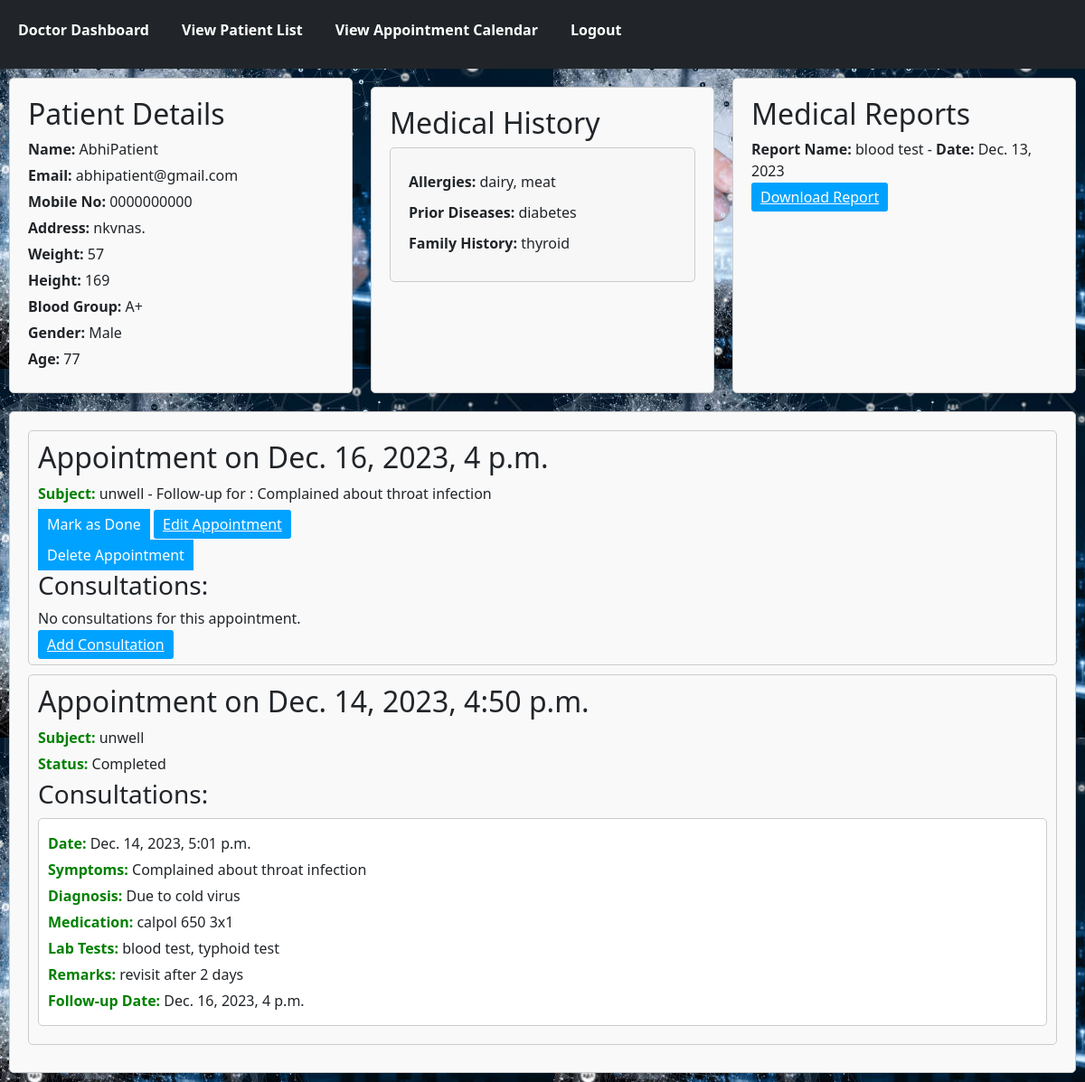
/doctor/patient/1/ (signed in), run on the app's committed database.
### health/models.py (models this page shows)
class Patient(models.Model):
    user = models.OneToOneField(User, on_delete=models.CASCADE)
    name = models.CharField(max_length=255)
    email = models.EmailField(max_length=255)
    mobile_no = models.CharField(max_length=10)
    address = models.TextField()
    created_on = models.DateTimeField(auto_now_add=True)
    weight = models.IntegerField()
    height = models.IntegerField()
    blood_group = models.CharField(max_length=255)
    gender = models.CharField(max_length=255)
    age = models.IntegerField()

class PatientMedicalHistory(models.Model):
    patient = models.ForeignKey(Patient, on_delete=models.CASCADE)
    allergies = models.CharField(max_length=255)
    prior_diseases = models.CharField(max_length=255)
    family_history = models.CharField(max_length=255)

class PatientMedicalReports(models.Model):
    patient = models.ForeignKey(Patient, on_delete=models.CASCADE)
    medical_report_name = models.CharField(max_length=255)
    test_date = models.DateField()
    medical_report = models.FileField(upload_to='medical_reports/')

class Appointment(models.Model):
    patient = models.ForeignKey(Patient, on_delete=models.CASCADE)
    doctor = models.ForeignKey(Doctor, on_delete=models.CASCADE)
    appointment_date_time = models.DateTimeField()
    subject = models.CharField(max_length=255)
    completed = models.BooleanField(default=False)

class ConsultationHistory(models.Model):
    appointment = models.ForeignKey(Appointment, on_delete=models.CASCADE)
    symptoms = models.CharField(max_length=255)
    diagnosis = models.CharField(max_length=255)
    prescribed_medication = models.TextField()  # BLOB field is equivalent to Django's TextField
    recommended_lab_tests = models.CharField(max_length=255)
    remarks = models.TextField()
    last_updated_on = models.DateTimeField(auto_now=True)
    follow_up_date = models.DateTimeField(null=True, blank=True)

### health/views.py (the view)
# urls.py: path('doctor/patient/<int:patient_id>/', views.view_patient_details, name='view_patient_details'),  # View patient details
@login_required
def view_patient_details(request, patient_id):
    if not hasattr(request.user, 'doctor'):
        return redirect('home')
    patient = get_object_or_404(Patient, pk=patient_id)
    appointments_with_consultations = Appointment.objects.filter(patient=patient, doctor=request.user.doctor).order_by('-appointment_date_time').prefetch_related('consultationhistory_set')
    medical_history = PatientMedicalHistory.objects.filter(patient=patient)
    medical_reports = PatientMedicalReports.objects.filter(patient=patient)
    context = {
        'patient': patient,
        'appointments_with_consultations': appointments_with_consultations,
        'medical_history': medical_history,
        'medical_reports': medical_reports,
    }
    return render(request, 'view_patient_details.html', context)

### health/templates/view_patient_details.html (shortened to what this page needs)
{% extends "base_doctor.html" %}
{% block content %}
<div class="patient-details-container">
    <div class="patient-details-section">
        <h2>Patient Details</h2>
        <p><strong>Name:</strong> {{ patient.name }}</p>
        <p><strong>Email:</strong> {{ patient.email }}</p>
        <p><strong>Mobile No:</strong> {{ patient.mobile_no }}</p>
        <p><strong>Address:</strong> {{ patient.address }}</p>
        <p><strong>Weight:</strong> {{ patient.weight }}</p>
        <p><strong>Height:</strong> {{ patient.height }}</p>
        <p><strong>Blood Group:</strong> {{ patient.blood_group }}</p>
        <p><strong>Gender:</strong> {{ patient.gender }}</p>
        <p><strong>Age:</strong> {{ patient.age }}</p>
    </div>
    <div class="medical-history-section">
        <h2>Medical History</h2>
        {% if medical_history %}
            <div class="medical-history-details">
                {% for history in medical_history %}
                    <div class="history-item">
                        <div class="history-record">
                            <p><strong>Allergies:</strong> {{ history.allergies }}</p>
                        </div>
                        <div class="history-record">
                            <p><strong>Prior Diseases:</strong> {{ history.prior_diseases }}</p>
                        </div>
                        <div class="history-record">
                            <p><strong>Family History:</strong> {{ history.family_history }}</p>
                        </div>
                    </div>
                {% endfor %}
            </div>
        {% else %}
            <p>No medical history records found.</p>
        {% endif %}
    </div>
    <div class="medical-reports-section">
        <h2>Medical Reports</h2>
        {% if medical_reports %}
            <div class="medical-report-details">
                {% for report in medical_reports %}
                    <div class="report-item">
                        <p><strong>Report Name:</strong> {{ report.medical_report_name }} - <strong>Date:</strong> {{ report.test_date }}</p>
                        <a href="{% url 'download_file' report.medical_report.url|cut:'/medical_reports/' %}" download>Download Report</a>
                    </div>
                {% endfor %}
            </div>
        {% else %}
            <p>No medical reports found.</p>
        {% endif %}
    </div>
</div>
<div class="appointments-section">
    {% for appointment in appointments_with_consultations %}
        <div class="appointment-item">
            <h2>Appointment on {{ appointment.appointment_date_time }}</h2>
            <p><strong>Subject:</strong> {{ appointment.subject }}</p>
            {% if not appointment.completed %}
                <form method="post" action="{% url 'edit_appointment' appointment.id %}?referrer=patient_details">
                    <button type="submit" name="mark_done">Mark as Done</button>
                    <a href="{% url 'edit_appointment' appointment.id %}?referrer=patient_details">Edit Appointment</a>
                </form>
                <form method="post" action="{% url 'delete_appointment' appointment.id %}?referrer=patient_details">
                    <button type="submit">Delete Appointment</button>
                </form>
            {% else %}
                <p><strong>Status:</strong> Completed</p>
            {% endif %}
            <h3>Consultations:</h3>
            {% if appointment.consultationhistory_set.exists %}
                <div class="consultations-details">
                    {% for consultation in appointment.consultationhistory_set.all %}
                        <div class="consultation-item">
                            <p><strong>Date:</strong> {{ consultation.last_updated_on }}</p>
                            <p><strong>Symptoms:</strong> {{ consultation.symptoms }}</p>
                            <p><strong>Diagnosis:</strong> {{ consultation.diagnosis }}</p>
                            <p><strong>Medication:</strong> {{ consultation.prescribed_medication }}</p>
                            <p><strong>Lab Tests:</strong> {{ consultation.recommended_lab_tests }}</p>
                            <p><strong>Remarks:</strong> {{ consultation.remarks }}</p>
                            <p><strong>Follow-up Date:</strong> {{ consultation.follow_up_date }}</p>
                        </div>
                    {% endfor %}
                </div>
            {% else %}
                <p>No consultations for this appointment.</p>
                <a href="{% url 'add_patient_consultation' patient_id=patient.id %}?appointment_id={{ appointment.id }}">Add Consultation</a>
            {% endif %}
        </div>
    {% endfor %}
</div>
{% endblock %}

### health/static/styles.css (style rules this page uses)
h2 { font-size: 24px; color: #333; margin-bottom: 20px; }
h2 { color: #333; }
.appointment-item { border: 1px solid #ccc; padding: 10px; margin-bottom: 10px; background-color: #f9f9f9; border-radius: 5px; }
.appointment-item { margin-bottom: 10px; list-style: none; border-bottom: 1px solid #ccc; padding-bottom: 10px; }
.patient-details-container { display: flex; flex-wrap: wrap; }
.patient-details-section, .medical-history-section, .medical-reports-section, .appointments-section { flex: 1; padding: 20px; margin: 10px; border: 1px solid #ccc; border-radius: 5px; background-color: #f9f9f9; }
.patient-details-section p, .medical-history-details .history-item p, .medical-report-details .report-item p, .appointments-section .appointment-item p { margin: 5px 0; }
button, a { padding: 5px 10px; margin: 5px 0; background-color: #00a2ff; color: #fff !important; text-decoration: none; border: none; border-radius: 3px; cursor: pointer; }
.appointments-section .appointment-item p strong { color: green; }
.consultations-details .consultation-item { border: 1px solid #ccc; border-radius: 5px; padding: 10px; margin: 10px 0; background-color: #fff; }
body { background-image: url('../static/images/patient_background.jpeg'); color: #333; margin: 0; min-height: 100vh; }
.medical-history-section { margin-top: 20px; }
.medical-history-details { display: flex; flex-wrap: wrap; gap: 20px; }
.history-item { flex: 1; background-color: #f7f7f7; padding: 20px; border: 1px solid #ccc; border-radius: 5px; }
.history-record { margin-bottom: 10px; }

### data on the page
Patient: name "AbhiPatient", email "abhipatient@gmail.com", mobile_no "0000000000", address "nkvnas.", weight "57", height "169", blood_group "A+", gender "Male", age "77"
PatientMedicalHistory: allergies "dairy, meat", prior_diseases "diabetes", family_history "thyroid"
PatientMedicalReports: medical_report_name "blood test", test_date "Dec. 13, 2023"
Appointment: appointment_date_time "Dec. 16, 2023, 4 p.m.", subject "unwell - Follow-up for : Complained about throat infection"
Appointment: appointment_date_time "Dec. 14, 2023, 4:50 p.m.", subject "unwell", shows "Status:", completed "Completed"
ConsultationHistory: last_updated_on "Dec. 14, 2023, 5:01 p.m.", symptoms "Complained about throat infection", diagnosis "Due to cold virus", prescribed_medication "calpol 650 3x1", recommended_lab_tests "blood test, typhoid test", remarks "revisit after 2 days", follow_up_date "Dec. 16, 2023, 4 p.m."
